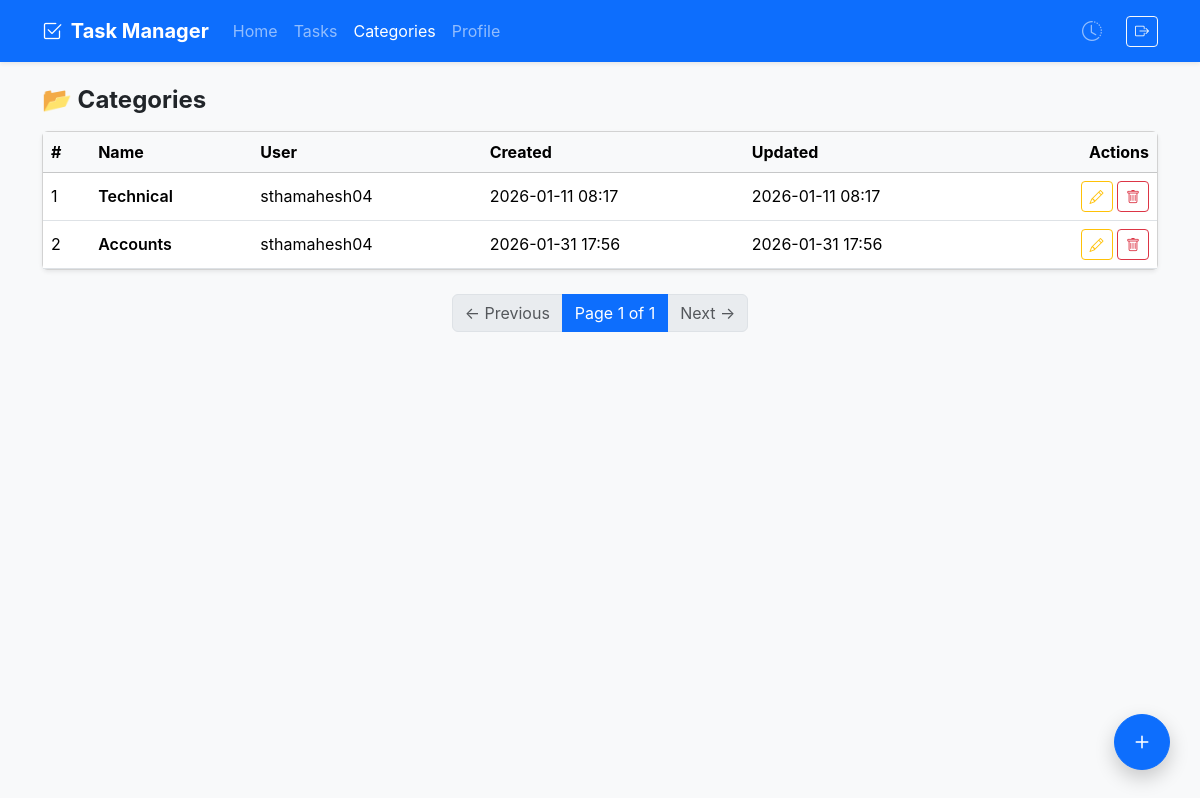
The page /categories/ (signed in) on the database its author committed.
### category/models.py (models this page shows, shortened)
class Category(models.Model):
    name = models.CharField(max_length=20)
    user = models.ForeignKey(User, on_delete=models.CASCADE, related_name="categories")
    created_at = models.DateTimeField(auto_now_add=True)
    updated_at = models.DateTimeField(auto_now=True)

### category/views.py (the view)
# urls.py: path("", views.category_list, name="category_list"),
@login_required
def category_list(request):
    if request.user.profile.role == "admin":
        categories_qs= Category.objects.all()
    else:
        categories_qs= Category.objects.filter(user=request.user)
    paginator = Paginator(categories_qs, 10)
    page_number = request.GET.get('page')
    categories = paginator.get_page(page_number)
    return render (request, 'category.html', {"categories":categories})

### templates/category.html (shortened to what this page needs)
{% extends "base/base.html" %}
{% block content %}
<h4 class="mb-3 fw-bold">📂 Categories</h4>
<div class="card shadow-sm">
  <div class="table-responsive">
    <table class="table table-hover align-middle mb-0">
      <thead class="table-light">
        <tr>
          <th>#</th>
          <th>Name</th>
          <th>User</th>
          <th>Created</th>
          <th>Updated</th>
          <th class="text-end">Actions</th>
        </tr>
      </thead>
      <tbody>
        {% for category in categories %}
        <tr>
          <td>{{ forloop.counter }}</td>
          <td class="fw-semibold">{{ category.name }}</td>
          <td>{{ category.user.username }}</td>
          <td>{{ category.created_at|date:"Y-m-d H:i" }}</td>
          <td>{{ category.updated_at|date:"Y-m-d H:i" }}</td>
          <td class="text-end">
            <a href="{% url 'category_update' category.id %}"
               class="btn btn-sm btn-outline-warning">
              <i class="bi bi-pencil"></i>
            </a>
            <button class="btn btn-sm btn-outline-danger"
                    data-bs-toggle="modal"
                    data-bs-target="#deleteModal"
                    data-id="{{ category.id }}">
              <i class="bi bi-trash"></i>
            </button>
          </td>
        </tr>
        {% empty %}
        <tr>
          <td colspan="6" class="text-center text-muted">
            No categories found
          </td>
        </tr>
        {% endfor %}
      </tbody>
    </table>
  </div>
</div>
<nav class="mt-4">
  <ul class="pagination justify-content-center mb-0">
    {% if categories.has_previous %}
      <li class="page-item">
        <a class="page-link" href="?page={{ categories.previous_page_number }}">
          ← Previous
        </a>
      </li>
    {% else %}
      <li class="page-item disabled">
        <span class="page-link">← Previous</span>
      </li>
    {% endif %}
    <li class="page-item active">
      <span class="page-link">
        Page {{ categories.number }} of {{ categories.paginator.num_pages }}
      </span>
    </li>
    {% if categories.has_next %}
      <li class="page-item">
        <a class="page-link" href="?page={{ categories.next_page_number }}">
          Next →
        </a>
      </li>
    {% else %}
      <li class="page-item disabled">
        <span class="page-link">Next →</span>
      </li>
    {% endif %}
  </ul>
</nav>
<a href="{% url 'category_create' %}" class="fab-btn btn btn-primary">
  <i class="bi bi-plus"></i>
</a>
{% endblock %}

### static/styles.css (style rules this page uses)
body { font-family: "Inter", system-ui, sans-serif; }
.fab-btn { position: fixed; bottom: 30px; right: 30px; width: 56px; height: 56px; border-radius: 50%; font-size: 26px; display: flex; align-items: center; justify-content: center; box-shadow: 0 8px 20px rgba(0,0,0,.2); z-index: 1050; }

### rows shown on the page
Category: name "Technical", user.username "sthamahesh04", created_at "2026-01-11 08:17", updated_at "2026-01-11 08:17"
Category: name "Accounts", user.username "sthamahesh04", created_at "2026-01-31 17:56", updated_at "2026-01-31 17:56"

### other values the page prints
{{ categories.number }} "1"
{{ categories.paginator.num_pages }} "1"
